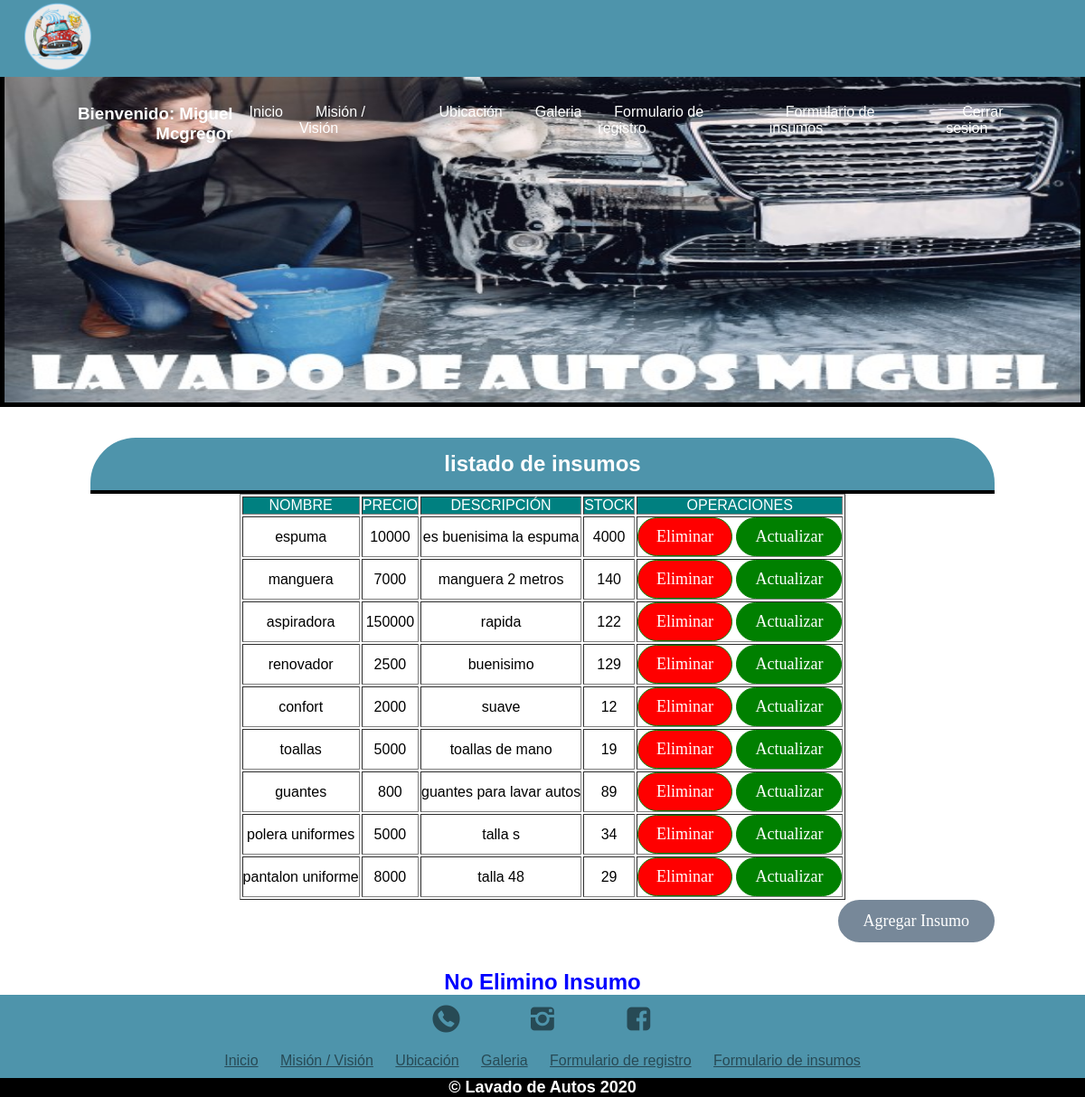
Page /eliminar_in/1/ (signed in) on the committed database.
### miProyectodwy/models.py (models this page shows, shortened)
class Slider1(models.Model):
    ident = models.CharField(max_length=15,primary_key=True)
    imagen = models.ImageField(upload_to='autos',null=True)

class Insumos(models.Model):
    nombre = models.CharField(max_length=120,primary_key=True)
    precio = models.IntegerField()
    descripcion = models.TextField()
    stock = models.IntegerField()

### miProyectodwy/views.py (the view)
# urls.py: path('eliminar_in/<id>/',eliminar_insumo,name='ELIMINARI'),
@login_required(login_url='/login/')
@permission_required('miProyectodwy.view_insumos', login_url='/login/')
@permission_required('miProyectodwy.delete_insumos', login_url='/login/')
def eliminar_insumo(request,id):
    try:
        insumo = Insumos.objects.get(nombre=id)
        insumo.delete()
        msg='Insumo Eliminado'
    except :
        msg='No Elimino Insumo'
    lista = Insumos.objects.all()
    sliders = Slider1.objects.all()
    return render(request,'web/admin_insumos.html',{'lista_insumos':lista, 'msg':msg,'imagenes':sliders})

### miProyectodwy/templates/web/admin_insumos.html (shortened to what this page needs)
{% extends "web/plantilla.html" %}
{% load static%}
{% block contenido %}
        <div class="contenedor">
            <div id="contenido">
                <div id="section2">
                <h2 class="formulariotitulo"> listado de insumos </h2>
                    <table style="margin: auto;" border="1"  >
                          <tr style="background-color: teal; color: white; text-align: center;">
                              <td>NOMBRE</td>
                              <td>PRECIO</td>
                              <td>DESCRIPCIÓN</td>
                              <td>STOCK</td>
                              <td>OPERACIONES</td>
                           </tr>
                        {% for item in lista_insumos %}
                        <tr style="text-align: center;" >
                            <td>{{item.nombre}}</td>
                            <td>{{item.precio}}</td>
                            <td>{{item.descripcion}}</td>
                            <td>{{item.stock}}</td>
                            <td>
                                <input type="button" value="Eliminar" onclick="eliminar('{{item.nombre}}')" class="botonregistrar" style="background-color: red;" >
                                <input type="button" value="Actualizar" onclick="actualizar('{{item.nombre}}')" class="botonregistrar"  >
                                </td>
                        </tr>
                        {% endfor %}
                    </table>
                    <input type="button" onclick="ir()" value="Agregar Insumo" class="botonlimpiar" style="float: right; " >
                </div>
            </div>
        </div>
     <div style="text-align: center; color: blue;">
            <h2>{{msg}}</h2>
        </div>
{% endblock  %}

### miProyectodwy/templates/web/plantilla.html (shortened to what this page needs)
<!DOCTYPE html>
<html lang="es">
{% load static %}
<head>
    <link rel="stylesheet" href="{%static 'iconos/css/fontello.css' %}">
    <link rel="stylesheet" href="{%static 'css/menu.css' %}">
    <link rel="stylesheet" href="{%static 'css/estilos-index.css' %}">
    <link rel="stylesheet" href="{% static 'css/footer.css' %}">
    <link rel="stylesheet" href="{%static 'css/misionvision.css'%}">
    <link rel="stylesheet" href="{%static 'css/ubicacion.css' %}">
    <link rel="stylesheet" href="{%static 'css/galeria.css'  %}">
    <link rel="stylesheet" href=" {%static 'dist/css/lightbox.min.css' %}">
    <link rel="stylesheet" href="{%static 'css/formulario_registro.css' %}">
    <link rel="stylesheet" href=" {%static 'css/formulario_insumos.css' %}">
</head>
<body>
    <header>
          <a href="{% url 'INDEX' %}"><img src="{%static 'img/logo.png'%}" class="img-logo"></a>
        <nav class="menu">
            <ul>
                {% if user.is_authenticated %}
             <h3 style="text-align: right ; color: white; font-family: 'Franklin Gothic Medium', 'Arial Narrow', Arial, sans-serif;">Bienvenido: {{user.first_name}} {{user.last_name}}</h3>
             {% endif %}
                <li><a href="{% url 'INDEX' %}">Inicio</a></li>
                <li><a href="{% url 'MISIONVISION' %}">Misión / Visión</a></li>
                <li><a href="{% url 'UBICACION' %}">Ubicación</a></li>
                <li><a href="{% url 'GALERIA' %}">Galeria</a></li>
                <li><a href="{% url 'FORMULARIOREGISTRO' %}">Formulario de registro</a></li>
                <li><a href="{% url 'FORMULARIOINSUMOS' %}">Formulario de insumos</a></li>
                {% if user.is_authenticated %}
                <li><a href="{% url 'LOGOUT' %}">Cerrar sesion</a></li>
                {% else %}
                <li><a href="{% url 'LOGIN' %}">Login</a></li>
                {% endif %}
            </ul>
        </nav>
    </header>
    <main>
        <div class="slider">
            <ul>
                {% for item in imagenes %}
                <li id="{{item.ident}}"> <img src="{{item.imagen.url}}" alt=""></li>
                {% endfor %}
            </ul>
        </div>
        {% block contenido  %}
        {% endblock contenido  %}
    </main>
    <footer>
        <div class="contenedor-footer">
            <div class="sociales">
                <a href="https://web.whatsapp.com"><label class="icon-whatsapp"></label></a>
                <a href="https://www.instagram.com"><label class="icon-instagram"></label></a>
                <a href="https://www.facebook.com/"><label class="icon-facebook"></label></a>
            </div>
            <div class="paginas">
                <a href="{% url 'INDEX' %}">Inicio</a>
                <a href="{% url 'MISIONVISION' %}">Misión / Visión</a>
                <a href="{% url 'UBICACION' %}">Ubicación</a>
                <a href="{% url 'GALERIA' %}">Galeria</a>
                <a href="{% url 'FORMULARIOREGISTRO' %}">Formulario de registro</a>
                <a href="{% url 'FORMULARIOINSUMOS' %}">Formulario de insumos</a>
            </div>
        </div>
        <h2 class="titulo-final">&copy; Lavado de Autos 2020</h2>
    </footer>
</body>
</html>

### miProyectodwy/static/css/menu.css (style rules this page uses)
* { margin: 0; padding: 0; box-sizing: border-box; font-family: Arial, Helvetica, sans-serif; }
header { width: 100%; height: 85px; background: #4e94ab; position: fixed; z-index: 100; }
.img-logo { width: 80px; margin-left: 2%; padding: 2px; }
.menu { width: auto; float: right; margin-top: 30px; margin-right: 2%; }
.menu ul { display: flex; }
.menu li { list-style: none; }
.menu li a { padding: 18px; text-decoration: none; color: white; }

### miProyectodwy/static/css/estilos-index.css (style rules this page uses)
.slider { width: 100%; margin: auto; overflow: hidden; }
.slider ul { display: flex; padding: 0%; width: 400%; animation: cambio 20s infinite alternate; }
.slider li { width: 100%; list-style: none; }
.slider img { width: 100%; height: 450px; border: 5px solid black; }
.contenedor { padding: 30px 0; width: 90%; max-width: 1000px; margin: auto; overflow: hidden; }

### miProyectodwy/static/css/footer.css (style rules this page uses)
footer { background: #4E94AB; width: 100%; overflow: hidden; }
.contenedor-footer .sociales { width: 100%; height: auto; text-align: center; padding: 10px 0; }
.icon-whatsapp, .icon-instagram, .icon-facebook { padding: 30px; color: rgba(0, 0, 0, 0.5); font-size: 30px; }
.contenedor-footer .paginas { width: 100%; margin: auto; background: #4E94AB; float: left; text-align: center; padding: 10px 0; }
.paginas a { color: rgba(0, 0, 0, 0.5); padding: 10px; }
.titulo-final { background: black; color: white; font-size: 18px; margin: auto; text-align: center; }

### miProyectodwy/static/css/misionvision.css (style rules this page uses)
.slider { width: 100%; margin: auto; overflow: hidden; }
.slider ul { display: flex; padding: 0%; width: 400%; animation: cambio 20s infinite alternate; }
.slider li { width: 100%; list-style: none; }
.slider img { width: 100%; height: 450px; border: 5px solid black; }

### miProyectodwy/static/css/galeria.css (style rules this page uses)
body { font-family: cursive; }

### miProyectodwy/static/css/formulario_registro.css (style rules this page uses)
.formulariotitulo { background-color: #4e94ab; font-family: Verdana, Geneva, Tahoma, sans-serif; color: white; padding: 15px; text-align: center; border-bottom: solid 4px black; border-top-left-radius: 50px; border-top-right-radius: 50px; }
input { font-family: 'Times New Roman', Times, serif; text-align: center; padding: 10px; font-size: 18px; border-radius: 96px; border: solid 3px #4e94ab; margin-bottom: 12px; }
.botonregistrar { background-color: green; color: white; margin: auto; padding: 10px 20px; cursor: pointer; border: solid 1px green; }
.botonlimpiar { background-color: lightslategray; color: white; margin: auto; padding: 10px 25px; cursor: pointer; border: solid 1px lightslategray; }

### miProyectodwy/static/css/formulario_insumos.css (style rules this page uses)
.formulariotitulo { background-color: #4e94ab; font-family: Verdana, Geneva, Tahoma, sans-serif; color: white; padding: 15px; text-align: center; border-bottom: solid 4px black; border-top-left-radius: 50px; border-top-right-radius: 50px; }
input { font-family: 'Times New Roman', Times, serif; text-align: center; padding: 10px; font-size: 18px; border-radius: 96px; border: solid 3px #4e94ab; margin-bottom: 12px; }
.botonregistrar { background-color: green; color: white; margin: auto; padding: 10px 20px; cursor: pointer; border: solid 1px green; }
.botonlimpiar { background-color: lightslategray; color: white; margin: auto; padding: 10px 25px; cursor: pointer; border: solid 3px lightslategray; }

### rows in the picture
Slider1: imagen (picture)
Insumos: nombre "espuma", precio "10000", descripcion "es buenisima la espuma", stock "4000"
Insumos: nombre "manguera", precio "7000", descripcion "manguera 2 metros", stock "140"
Insumos: nombre "aspiradora", precio "150000", descripcion "rapida", stock "122"
Insumos: nombre "renovador", precio "2500", descripcion "buenisimo", stock "129"
Insumos: nombre "confort", precio "2000", descripcion "suave", stock "12"
Insumos: nombre "toallas", precio "5000", descripcion "toallas de mano", stock "19"
Insumos: nombre "guantes", precio "800", descripcion "guantes para lavar autos", stock "89"
Insumos: nombre "polera uniformes", precio "5000", descripcion "talla s", stock "34"
Insumos: nombre "pantalon uniforme", precio "8000", descripcion "talla 48", stock "29"

### other values in the picture
{{ user.first_name }} "Miguel"
{{ user.last_name }} "Mcgregor"
{{ msg }} "No Elimino Insumo"
